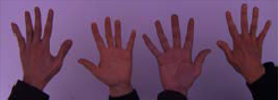
#> input picture computer-vision/TP1/resources/white_patch/test_blue.png, 278 x 100 px; its folder holds only this picture in this run
$ jupyter execute tp1.ipynb   (shell and % lines are left out)
#> lines starting #> are read from the running program, lines starting #| are printed output that depends on the picture
[cell 1]
import os
import glob

import numpy as np
import cv2 as cv
import matplotlib.pyplot as plt

## Carga de Recursos

[cell 2]
dir = "resources/white_patch"

image_wp_paths = sorted(
    glob.glob(os.path.join(dir, "*.png")) +
    glob.glob(os.path.join(dir, "*.jpg")) +
    glob.glob(os.path.join(dir, "*.jpeg"))
)

print("Imágenes encontradas:")

for path in image_wp_paths:
    print(path)
#> in show_white_patch_result, image_bgr is the input picture: shape (100, 278, 3); mean B, G, R 100.7, 69.5, 103

## Funciones

[cell 3]
def white_patch(image_bgr: np.ndarray) -> np.ndarray:
    """
    Aplica el algoritmo White Patch a una imagen BGR.
    """
    image_float = image_bgr.astype(np.float32)

    # máximos por canal (B,G,R)
    b_max, g_max, r_max = image_float.reshape(-1, 3).max(axis=0)
#> b_max = 200; g_max = 138; r_max = 165

    # evitar división por cero
    if b_max == 0:
        b_max = 1
    if g_max == 0:
        g_max = 1
    if r_max == 0:
        r_max = 1

    corrected = image_float.copy()
    corrected[:, :, 0] = corrected[:, :, 0] * (255.0 / b_max)  # B
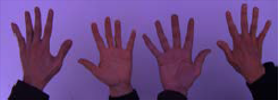
#> corrected: shape (100, 278, 3) float32; mean B, G, R 128.4, 69.5, 103
    corrected[:, :, 1] = corrected[:, :, 1] * (255.0 / g_max)  # G
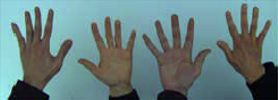
#> corrected: shape (100, 278, 3) float32; mean B, G, R 128.4, 128.4, 103
    corrected[:, :, 2] = corrected[:, :, 2] * (255.0 / r_max)  # R
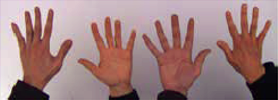
#> corrected: shape (100, 278, 3) float32; mean B, G, R 128.4, 128.4, 159.2

    corrected = np.clip(corrected, 0, 255).astype(np.uint8)
    return corrected

[cell 4]
def show_white_patch_result(image_path: str) -> None:
    """
    Carga una imagen, aplica White Patch y muestra
    la imagen original junto con la corregida.
    """

    image_bgr = cv.imread(image_path)

    if image_bgr is None:
        print(f"No se pudo leer: {image_path}")
        return

    corrected_bgr = white_patch(image_bgr)

    # Matplotlib espera RGB, no BGR
    image_rgb = cv.cvtColor(image_bgr, cv.COLOR_BGR2RGB)
    corrected_rgb = cv.cvtColor(corrected_bgr, cv.COLOR_BGR2RGB)

    fig, axes = plt.subplots(1, 2, figsize=(12, 5))

    axes[0].imshow(image_rgb)
    axes[0].set_title("Imagen original")
    axes[0].axis("off")

    axes[1].imshow(corrected_rgb)
    axes[1].set_title("Corrección White Patch")
    axes[1].axis("off")

    fig.suptitle(os.path.basename(image_path))
    plt.tight_layout()
    plt.show()
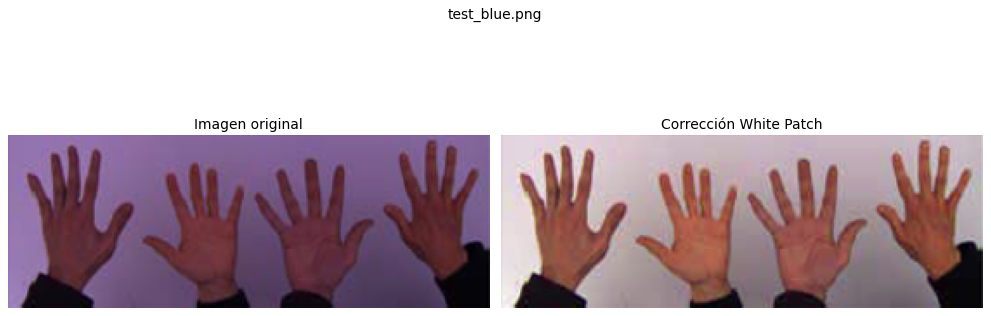
#> figure drawn by matplotlib, 2 panels

[cell 5]
def white_patch_info(image_bgr: np.ndarray) -> dict:
    """
    Devuelve máximos y ganancias utilizadas por White Patch.
    """

    image_float = image_bgr.astype(np.float32)
    b_max, g_max, r_max = image_float.reshape(-1, 3).max(axis=0)
#> b_max = 200; g_max = 138; r_max = 165

    gains = np.array([
        255.0 / b_max if b_max > 0 else 0,
        255.0 / g_max if g_max > 0 else 0,
        255.0 / r_max if r_max > 0 else 0
    ])
#> gains = [1.27, 1.85, 1.55]

    return {
        "B_max": b_max,
        "G_max": g_max,
        "R_max": r_max,
        "B_gain": gains[0],
        "G_gain": gains[1],
        "R_gain": gains[2]
    }

# Parte 1

## Ejecución

[cell 6]
for path in image_wp_paths:
    show_white_patch_result(path)

[cell 7]
import pandas as pd

results = []

for path in image_wp_paths:
    img = cv.imread(path)

    if img is None:
        continue

    info = white_patch_info(img)
#> info = {'B_max': 200, 'G_max': 138, 'R_max': 165, 'B_gain': 1.27, 'G_gain': 1.85, 'R_gain': 1.55}

    results.append({
        "imagen": os.path.basename(path),
        "B_max": info["B_max"],
        "G_max": info["G_max"],
        "R_max": info["R_max"],
        "B_gain": info["B_gain"],
        "G_gain": info["G_gain"],
        "R_gain": info["R_gain"]
    })

df_white_patch = pd.DataFrame(results)
#> df_white_patch = table of 1 rows and 7 columns
df_white_patch.round(3)
#> Out = table of 1 rows and 7 columns

El análisis de los valores máximos y de las ganancias calculadas permite explicar mejor los resultados visuales. En las imágenes `test_blue.png`, `test_green.png` y `test_red.png`, los canales asociados a la dominante de color reciben ganancias cercanas a 1, mientras que los otros canales se amplifican en mayor medida. Esto permite compensar el desequilibrio entre canales y recuperar colores más naturales.

El caso de `wp_blue.jpg` resulta especialmente representativo de una falla del método. Los tres canales presentan un valor máximo de 255, por lo que las ganancias calculadas son exactamente iguales a 1. Como consecuencia, la imagen no se modifica, aunque visualmente mantiene una fuerte dominante azul. Esto ocurre porque White Patch solo considera los valores máximos de cada canal y no verifica si esos máximos pertenecen a una misma región blanca o neutra.

En `wp_green.png` y `wp_red.png` se observan diferencias importantes entre las ganancias de los canales. En ambos casos, los canales menos intensos son amplificados de forma considerable, lo que produce una corrección más visible. Por ejemplo, en `wp_red.png` los canales azul y verde reciben ganancias cercanas a 2, mientras que el canal rojo permanece sin cambios. Esto reduce la dominante roja y permite recuperar colores que originalmente se encontraban ocultos.

Por otro lado, en `wp_green2.jpg` y `wp_red2.jpg` las ganancias indican que existe cierta compensación entre canales, pero el resultado visual sigue siendo limitado. Esto demuestra que el comportamiento del algoritmo no depende solamente de los valores máximos, sino también de la distribución de intensidades, la saturación y la uniformidad de la iluminación.

## Análisis de resultados, posibles fallas y conclusiones

La aplicación del algoritmo White Patch permitió observar comportamientos distintos según el tipo de imagen y las condiciones de iluminación presentes en cada caso.

En las imágenes `test_blue.png`, `test_green.png` y `test_red.png`, la corrección fue satisfactoria. Las imágenes originales presentan una dominante azul, verde o roja que modifica tanto el fondo como el color de las manos. Luego de aplicar White Patch, el fondo adquiere un tono mucho más cercano al gris o al blanco, mientras que los tonos de piel se ven más naturales y similares entre sí. Esto muestra que, en estas imágenes, los valores máximos de los canales rojo, verde y azul funcionan razonablemente bien como referencia del blanco de la escena.

En las imágenes del muñeco, en cambio, los resultados fueron menos uniformes. En `wp_red.png` se observa una mejora clara: la dominante roja disminuye y aparecen con mayor detalle colores del muñeco que antes quedaban ocultos por la iluminación. También se recuperan mejor algunas zonas con tonos verdes, azules y grises. En `wp_green.png` la corrección es visible, aunque la imagen conserva una componente verde importante. Esto indica que el algoritmo logra compensar parcialmente la iluminación, pero no alcanza a neutralizarla por completo.

Por otro lado, en `wp_blue.jpg`, `wp_green2.jpg` y `wp_red2.jpg` la diferencia entre la imagen original y la corregida es mucho menor. En estos casos, la dominante de color permanece en gran parte de la escena. Esto no significa necesariamente que la implementación sea incorrecta, sino que la hipótesis en la que se basa White Patch no se cumple adecuadamente para esas imágenes.

El algoritmo supone que los valores máximos de cada canal corresponden a una superficie blanca iluminada por la fuente de luz de la escena. A partir de esa referencia, cada canal se escala de forma independiente para llevar su máximo a 255. El problema es que, en una imagen real, los máximos de rojo, verde y azul pueden pertenecer a zonas diferentes. Por ejemplo, el máximo del canal rojo puede estar en una superficie iluminada directamente, mientras que el máximo del canal azul puede aparecer en un reflejo o en otro objeto. En ese caso, el algoritmo construye una referencia de blanco a partir de valores que no representan una misma región física.

Otra posible falla aparece cuando no existe un objeto blanco o neutro dentro de la escena. En varias imágenes del muñeco, gran parte del encuadre está dominada por una iluminación de color intensa. El píxel más brillante puede corresponder a una pared verde, a una superficie roja o a un reflejo azul, y no a una referencia blanca. Como consecuencia, la corrección puede mantener parte de la dominante original o incluso alterar algunos colores reales del objeto.

También debe considerarse la saturación. Si un canal ya alcanza el valor 255, la información por encima de ese límite se pierde. El algoritmo solo sabe que el canal llegó al máximo permitido, pero no puede determinar cuál era su intensidad real antes de la saturación. En esos casos, la estimación de la ganancia deja de ser confiable. Además, si los tres canales tienen algún valor cercano a 255 en distintas zonas de la imagen, las ganancias calculadas resultan cercanas a 1 y la corrección final puede ser muy pequeña, aunque visualmente la escena siga presentando una dominante marcada.

Otro límite importante es que White Patch aplica una corrección global. Se calcula una única ganancia para cada canal y se aplica a todos los píxeles de la imagen. Por lo tanto, no puede corregir adecuadamente escenas con iluminación no uniforme, sombras de distinto color o varias fuentes de luz. Si una parte de la imagen está iluminada con luz roja y otra con luz neutra, una única transformación no puede compensar ambas regiones al mismo tiempo.

Los resultados también muestran que dos imágenes con una dominante similar pueden responder de manera diferente. Esto se observa, por ejemplo, al comparar `wp_red.png` con `wp_red2.jpg`. En la primera, la corrección es bastante evidente, mientras que en la segunda el efecto es más limitado. Esto indica que el desempeño del algoritmo no depende únicamente del color predominante, sino también de la distribución de intensidades, la presencia de zonas claras, el nivel de saturación y la composición general de la escena.

En conclusión, White Patch es un método simple, rápido y de bajo costo computacional que puede resultar efectivo cuando la imagen contiene una región clara y aproximadamente neutra, la iluminación es relativamente uniforme y no existen saturaciones importantes. Las imágenes de prueba de las manos muestran un caso favorable, ya que la dominante de color se reduce de forma clara y el fondo se vuelve más neutro.

Sin embargo, las imágenes del muñeco muestran las limitaciones del método. Cuando no existe una referencia blanca confiable, los máximos de los canales pertenecen a regiones diferentes o la iluminación es muy intensa y desigual, la corrección puede ser parcial o prácticamente nula. Por lo tanto, White Patch puede ser una buena aproximación inicial para corregir el balance de blancos, pero no garantiza resultados correctos en todas las escenas.

# Parte 2

[cell 8]
img1 = cv.imread("resources/img1_tp.png", cv.IMREAD_GRAYSCALE)
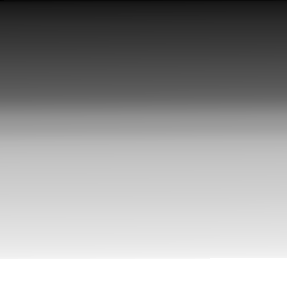
#> input picture computer-vision/TP1/resources/img1_tp.png, 287 x 288 px
#> img1 is the input picture: shape (288, 287); min 2, max 255, mean 154.8
img2 = cv.imread("resources/img2_tp.png", cv.IMREAD_GRAYSCALE)
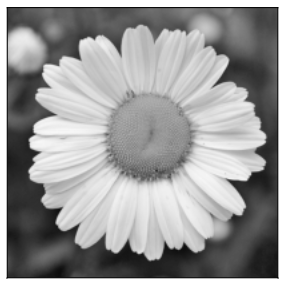
#> input picture computer-vision/TP1/resources/img2_tp.png, 287 x 288 px
#> img2 is the input picture: shape (288, 287); min 2, max 255, mean 154.8

if img1 is None:
    raise FileNotFoundError("No se pudo encontrar resources/img1_tp.png")

if img2 is None:
    raise FileNotFoundError("No se pudo encontrar resources/img2_tp.png")

print("Dimensiones de img1:", img1.shape)
#| Dimensiones de img1: (288, 287)
print("Dimensiones de img2:", img2.shape)
#| Dimensiones de img2: (288, 287)
print("Tipo de datos img1:", img1.dtype)
#| Tipo de datos img1: uint8
print("Tipo de datos img2:", img2.dtype)
#| Tipo de datos img2: uint8

[cell 9]
fig, axes = plt.subplots(1, 2, figsize=(12, 5))

axes[0].imshow(img1, cmap="gray", vmin=0, vmax=255)
axes[0].set_title("img1_tp.png")
axes[0].axis("off")

axes[1].imshow(img2, cmap="gray", vmin=0, vmax=255)
axes[1].set_title("img2_tp.png")
axes[1].axis("off")

plt.tight_layout()
plt.show()

[cell 10]
num_bins = 256

hist1, bin_edges1 = np.histogram(
    img1.ravel(),
    bins=num_bins,
    range=(0, 256)
)
#> hist1 = 256 values, max 8400 at index 255, min 0 at index 0, mean 322.9; bin_edges1 = 257 values from 0 to 256

hist2, bin_edges2 = np.histogram(
    img2.ravel(),
    bins=num_bins,
    range=(0, 256)
)
#> hist2 has the same summary as hist1; bin_edges2 = 257 values from 0 to 256

[cell 11]
fig, axes = plt.subplots(2, 2, figsize=(14, 9))

axes[0, 0].imshow(img1, cmap="gray", vmin=0, vmax=255)
axes[0, 0].set_title("img1_tp.png")
axes[0, 0].axis("off")

axes[0, 1].plot(hist1)
axes[0, 1].set_title("Histograma de img1_tp.png")
axes[0, 1].set_xlabel("Nivel de intensidad")
axes[0, 1].set_ylabel("Cantidad de píxeles")
axes[0, 1].set_xlim(0, 255)
axes[0, 1].grid(alpha=0.3)

axes[1, 0].imshow(img2, cmap="gray", vmin=0, vmax=255)
axes[1, 0].set_title("img2_tp.png")
axes[1, 0].axis("off")

axes[1, 1].plot(hist2)
axes[1, 1].set_title("Histograma de img2_tp.png")
axes[1, 1].set_xlabel("Nivel de intensidad")
axes[1, 1].set_ylabel("Cantidad de píxeles")
axes[1, 1].set_xlim(0, 255)
axes[1, 1].grid(alpha=0.3)

plt.tight_layout()
plt.show()
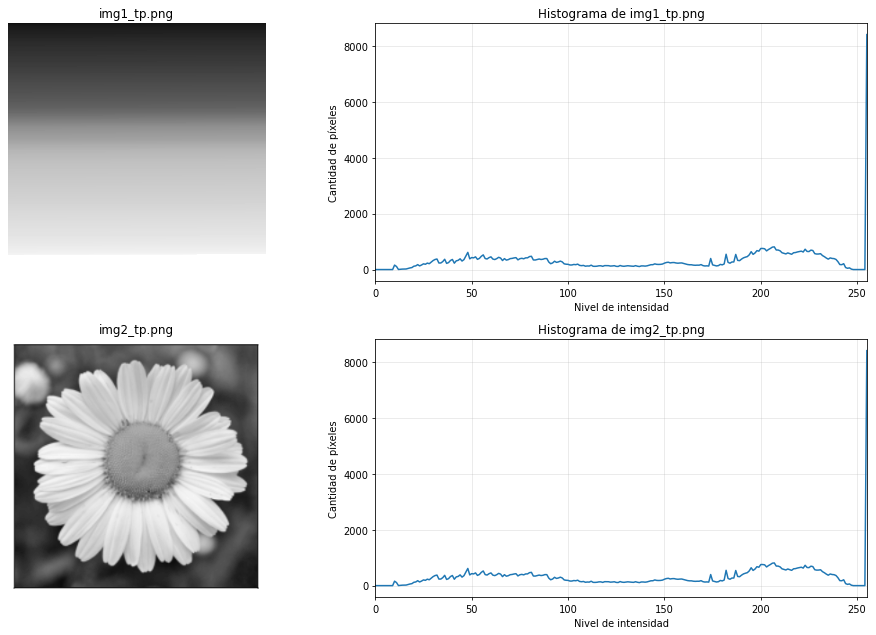
#> figure drawn by matplotlib, 4 panels; panel 2: curve peaks at x = 255, y = 8400; panel 4: curve peaks at x = 255, y = 8400

[cell 12]
hist1_norm = hist1 / hist1.sum()
#> hist1_norm = 256 values, max 0.102 at index 255, min 0 at index 0, mean 0.00391
hist2_norm = hist2 / hist2.sum()
#> hist2_norm has the same summary as hist1_norm

plt.figure(figsize=(11, 5))

plt.plot(hist1_norm, label="img1_tp.png")
plt.plot(hist2_norm, label="img2_tp.png")

plt.title("Comparación de histogramas normalizados")
plt.xlabel("Nivel de intensidad")
plt.ylabel("Frecuencia relativa")
plt.xlim(0, 255)
plt.grid(alpha=0.3)
plt.legend()

plt.show()
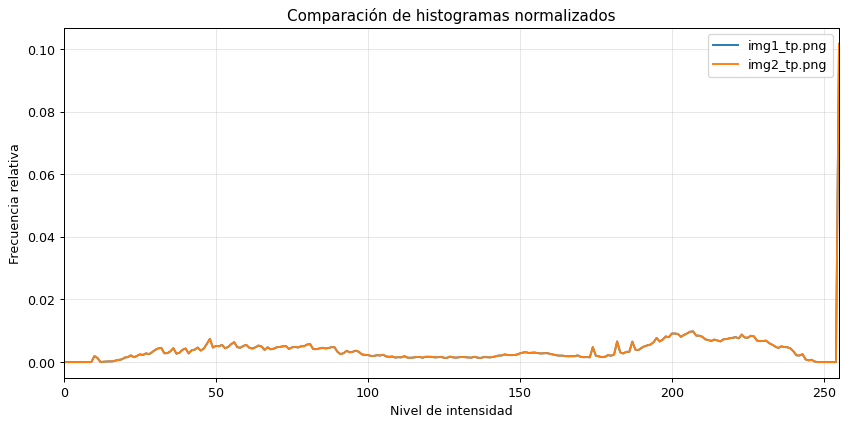
#> figure drawn by matplotlib, 1 panel; curve peaks at x = 255, y = 0.102; curve peaks at x = 255, y = 0.102

[cell 13]
def image_statistics(image):
    return {
        "mínimo": np.min(image),
        "máximo": np.max(image),
        "media": np.mean(image),
        "mediana": np.median(image),
        "desvío estándar": np.std(image)
    }

[cell 14]
stats1 = image_statistics(img1)
#> stats1 = {'mínimo': 2, 'máximo': 255, 'media': 154.8, 'mediana': 182, 'desvío estándar': 75.34}
stats2 = image_statistics(img2)
#> stats2 has the same summary as stats1

print("Estadísticas img1_tp.png")
for key, value in stats1.items():
    print(f"{key}: {value:.2f}")
#> this loop made 5 passes
#> (key, value) on passes 1 to 5: ('mínimo', 2), ('máximo', 255), ('media', 154.8), ('mediana', 182), ('desvío estándar', 75.34)
#| mínimo: 2.00
#| máximo: 255.00
#| media: 154.81
#| mediana: 182.00
#| desvío estándar: 75.34

print("\nEstadísticas img2_tp.png")
for key, value in stats2.items():
    print(f"{key}: {value:.2f}")
